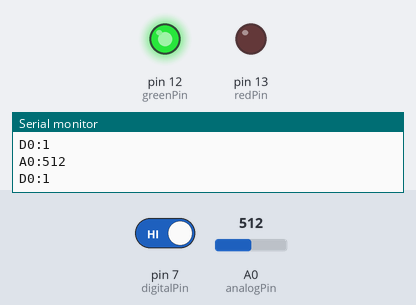
Bench run of a sketch on a simulated Arduino Uno, built with avr-gcc and run on an emulated ATmega328P. On the bench: output pins drawn as LEDs (lit = HIGH), the last lines printed to the serial monitor. The test bench sets the inputs (shaded band); at power-on: pin 7 (digitalPin) HIGH, A0 (analogPin) = 512.

Above: at 1.2 s.
1.3 s: pin 7 (digitalPin) driven LOW
At 2.2 s:
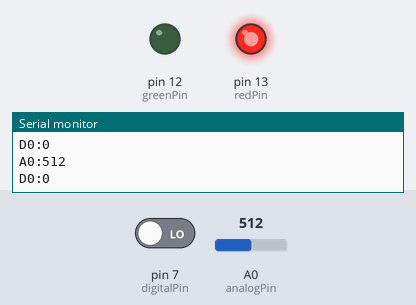
2.8 s: pin 7 (digitalPin) driven HIGH
At 3.3 s:
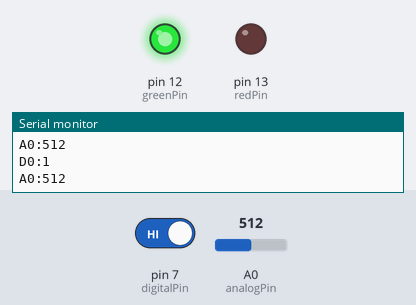
Timing chart, 0 to 5.8 s (numbered marks = the images above; inputs shaded):
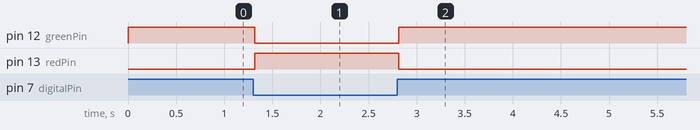

Measured:
- after the input at 1.3 s, pin 12 (greenPin): HIGH → LOW at once; pin 13 (redPin): LOW → HIGH at once
- after the input at 2.8 s, pin 12 (greenPin): LOW → HIGH at once; pin 13 (redPin): HIGH → LOW at once

The sketch:

3.19test1.ino
```cpp
const int digitalPin=7;
int analogPin=A0;
const int redPin=13;
const int greenPin=12;
boolean Dstate=0;
int Astate=0;
void setup() {
  pinMode(redPin,OUTPUT);
  pinMode(greenPin,OUTPUT);
  pinMode(digitalPin,INPUT);
  pinMode(analogPin,INPUT);
  Serial.begin(9600);
}

void loop() {
  Astate=analogRead(analogPin);
  Dstate=digitalRead(digitalPin);
  Serial.print("D0:");
  Serial.println(Dstate);
  Serial.print("A0:");
  Serial.println(Astate);
  if(Dstate==LOW)
  {
    digitalWrite(redPin,HIGH);
    digitalWrite(greenPin,LOW);
  }
  else
  {
    digitalWrite(redPin,LOW);
    digitalWrite(greenPin,HIGH);
  }
}
```
